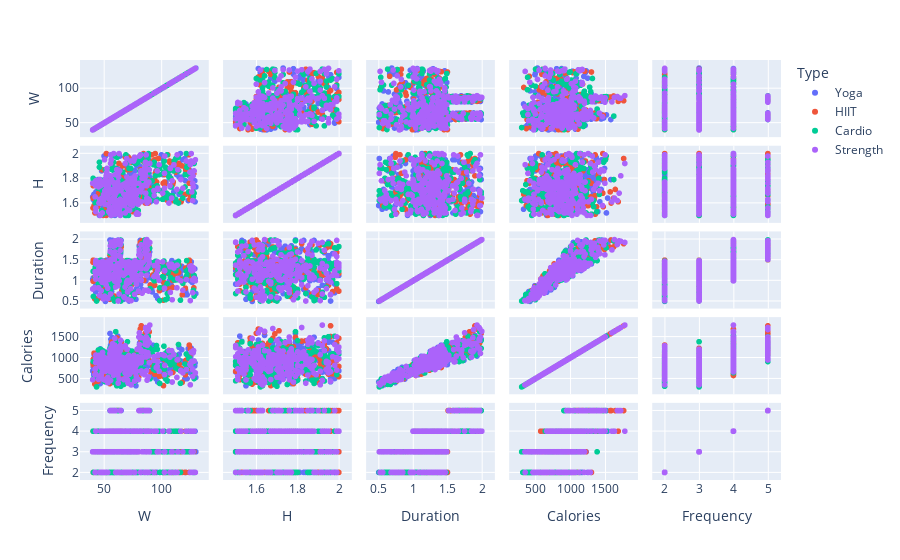

Notebook code cell kept with this figure:
### Code cell
fig = px.scatter_matrix(df_gym_short,
    dimensions=['W', 'H', 'Duration', 'Calories', 'Frequency'],
    color="Type")
fig.show()

### Figure 1 — Plotly figure (JSON) as saved in the notebook; plotly's stock layout.template omitted (floating-point values rounded to 4 significant figures; data arrays with more than 128 entries replaced by an {"elided": "..."} marker saying what was removed)
{"data": [{"dimensions": [{"axis": {"matches": true}, "label": "W", "values": {"elided": "239 float values"}}, {"axis": {"matches": true}, "label": "H", "values": {"elided": "239 float values"}}, {"axis": {"matches": true}, "label": "Duration", "values": {"elided": "239 float values"}}, {"axis": {"matches": true}, "label": "Calories", "values": {"elided": "239 int values"}}, {"axis": {"matches": true}, "label": "Frequency", "values": {"elided": "239 int values"}}], "hovertemplate": "Type=Yoga<br>%{xaxis.title.text}=%{x}<br>%{yaxis.title.text}=%{y}<extra></extra>", "legendgroup": "Yoga", "marker": {"color": "#636efa", "symbol": "circle"}, "name": "Yoga", "showlegend": true, "type": "splom"}, {"dimensions": [{"axis": {"matches": true}, "label": "W", "values": {"elided": "221 float values"}}, {"axis": {"matches": true}, "label": "H", "values": {"elided": "221 float values"}}, {"axis": {"matches": true}, "label": "Duration", "values": {"elided": "221 float values"}}, {"axis": {"matches": true}, "label": "Calories", "values": {"elided": "221 int values"}}, {"axis": {"matches": true}, "label": "Frequency", "values": {"elided": "221 int values"}}], "hovertemplate": "Type=HIIT<br>%{xaxis.title.text}=%{x}<br>%{yaxis.title.text}=%{y}<extra></extra>", "legendgroup": "HIIT", "marker": {"color": "#EF553B", "symbol": "circle"}, "name": "HIIT", "showlegend": true, "type": "splom"}, {"dimensions": [{"axis": {"matches": true}, "label": "W", "values": {"elided": "255 float values"}}, {"axis": {"matches": true}, "label": "H", "values": {"elided": "255 float values"}}, {"axis": {"matches": true}, "label": "Duration", "values": {"elided": "255 float values"}}, {"axis": {"matches": true}, "label": "Calories", "values": {"elided": "255 int values"}}, {"axis": {"matches": true}, "label": "Frequency", "values": {"elided": "255 int values"}}], "hovertemplate": "Type=Cardio<br>%{xaxis.title.text}=%{x}<br>%{yaxis.title.text}=%{y}<extra></extra>", "legendgroup": "Cardio", "marker": {"color": "#00cc96", "symbol": "circle"}, "name": "Cardio", "showlegend": true, "type": "splom"}, {"dimensions": [{"axis": {"matches": true}, "label": "W", "values": {"elided": "258 float values"}}, {"axis": {"matches": true}, "label": "H", "values": {"elided": "258 float values"}}, {"axis": {"matches": true}, "label": "Duration", "values": {"elided": "258 float values"}}, {"axis": {"matches": true}, "label": "Calories", "values": {"elided": "258 int values"}}, {"axis": {"matches": true}, "label": "Frequency", "values": {"elided": "258 int values"}}], "hovertemplate": "Type=Strength<br>%{xaxis.title.text}=%{x}<br>%{yaxis.title.text}=%{y}<extra></extra>", "legendgroup": "Strength", "marker": {"color": "#ab63fa", "symbol": "circle"}, "name": "Strength", "showlegend": true, "type": "splom"}], "layout": {"dragmode": "select", "legend": {"title": {"text": "Type"}, "tracegroupgap": 0}, "margin": {"t": 60}}}
